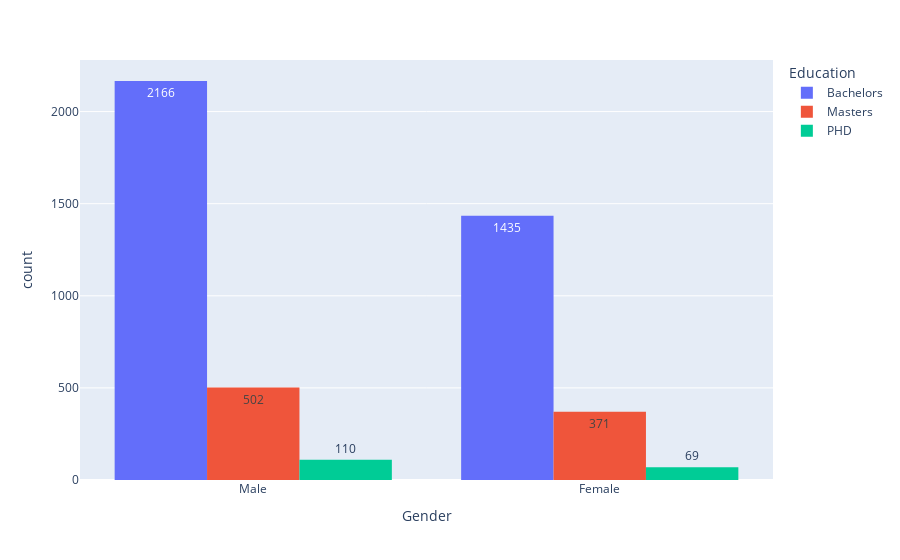

Source (notebook cell):
### Code cell
px.histogram(data_frame=df , x ="Gender" , color="Education" ,barmode='group' , text_auto=True)

### Figure 1 — Plotly figure (JSON) as saved in the notebook; plotly's stock layout.template omitted (floating-point values rounded to 4 significant figures; data arrays with more than 128 entries replaced by an {"elided": "..."} marker saying what was removed)
{"data": [{"alignmentgroup": "True", "bingroup": "x", "hovertemplate": "Education=Bachelors<br>Gender=%{x}<br>count=%{y}<extra></extra>", "legendgroup": "Bachelors", "marker": {"color": "#636efa", "pattern": {"shape": ""}}, "name": "Bachelors", "offsetgroup": "Bachelors", "orientation": "v", "showlegend": true, "texttemplate": "%{value}", "type": "histogram", "x": {"elided": "3601 str values"}, "xaxis": "x", "yaxis": "y"}, {"alignmentgroup": "True", "bingroup": "x", "hovertemplate": "Education=Masters<br>Gender=%{x}<br>count=%{y}<extra></extra>", "legendgroup": "Masters", "marker": {"color": "#EF553B", "pattern": {"shape": ""}}, "name": "Masters", "offsetgroup": "Masters", "orientation": "v", "showlegend": true, "texttemplate": "%{value}", "type": "histogram", "x": {"elided": "873 str values"}, "xaxis": "x", "yaxis": "y"}, {"alignmentgroup": "True", "bingroup": "x", "hovertemplate": "Education=PHD<br>Gender=%{x}<br>count=%{y}<extra></extra>", "legendgroup": "PHD", "marker": {"color": "#00cc96", "pattern": {"shape": ""}}, "name": "PHD", "offsetgroup": "PHD", "orientation": "v", "showlegend": true, "texttemplate": "%{value}", "type": "histogram", "x": {"elided": "179 str values"}, "xaxis": "x", "yaxis": "y"}], "layout": {"barmode": "group", "legend": {"title": {"text": "Education"}, "tracegroupgap": 0}, "margin": {"t": 60}, "xaxis": {"anchor": "y", "domain": [0, 1], "title": {"text": "Gender"}}, "yaxis": {"anchor": "x", "domain": [0, 1], "title": {"text": "count"}}}}
